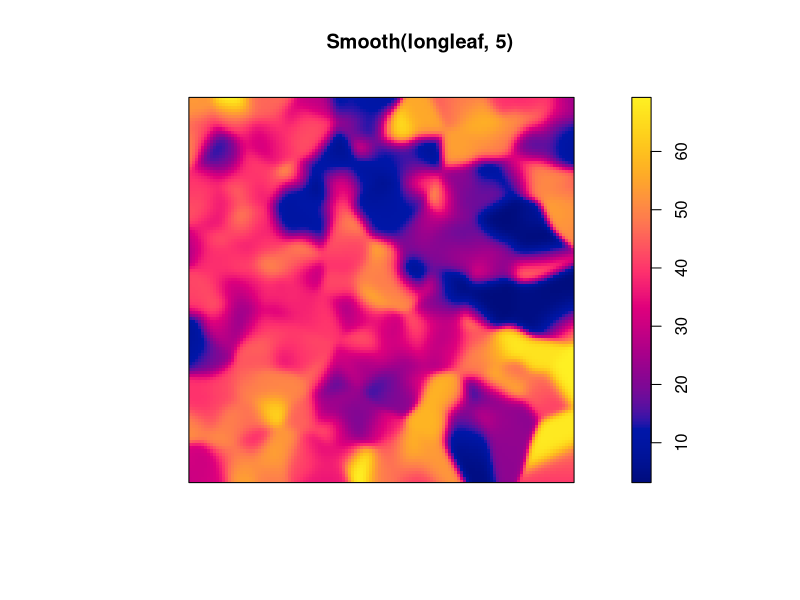
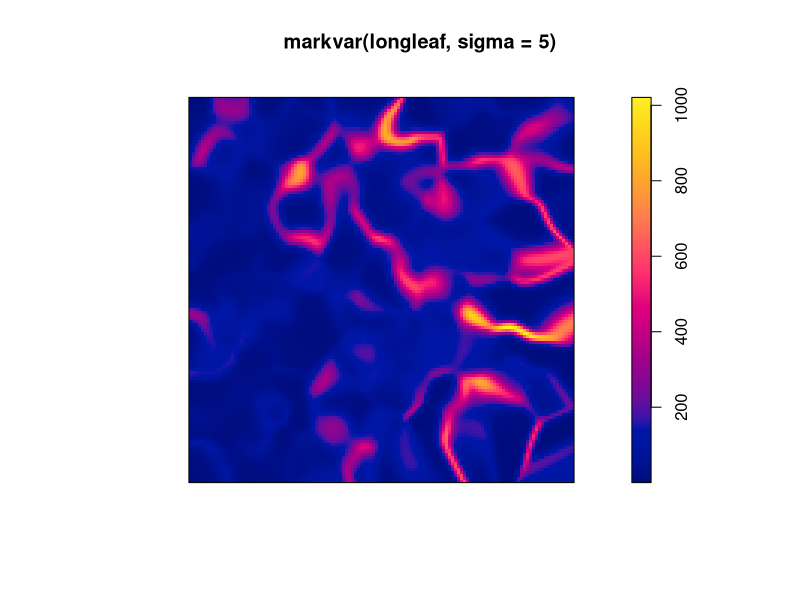
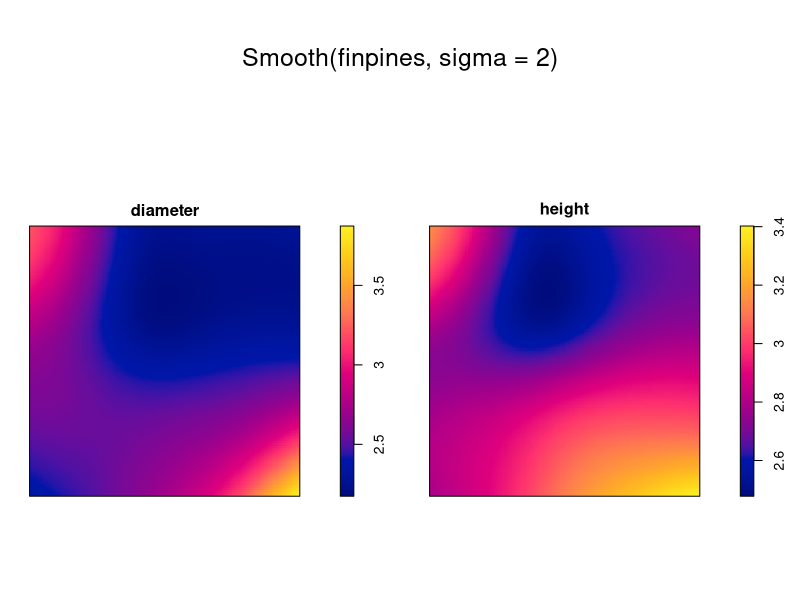

The R source for these figures, in order:
library(spatstat)


### Name: Smooth.ppp
### Title: Spatial smoothing of observations at irregular points
### Aliases: Smooth.ppp markmean markvar
### Keywords: spatial methods smooth

### ** Examples

   # Longleaf data - tree locations, marked by tree diameter
   # Local smoothing of tree diameter (automatic bandwidth selection)
   Z <- Smooth(longleaf)
   # Kernel bandwidth sigma=5
   plot(Smooth(longleaf, 5))
   # mark variance
   plot(markvar(longleaf, sigma=5))
   # data frame of marks: trees marked by diameter and height
   plot(Smooth(finpines, sigma=2))
   head(Smooth(finpines, sigma=2, at="points"))
